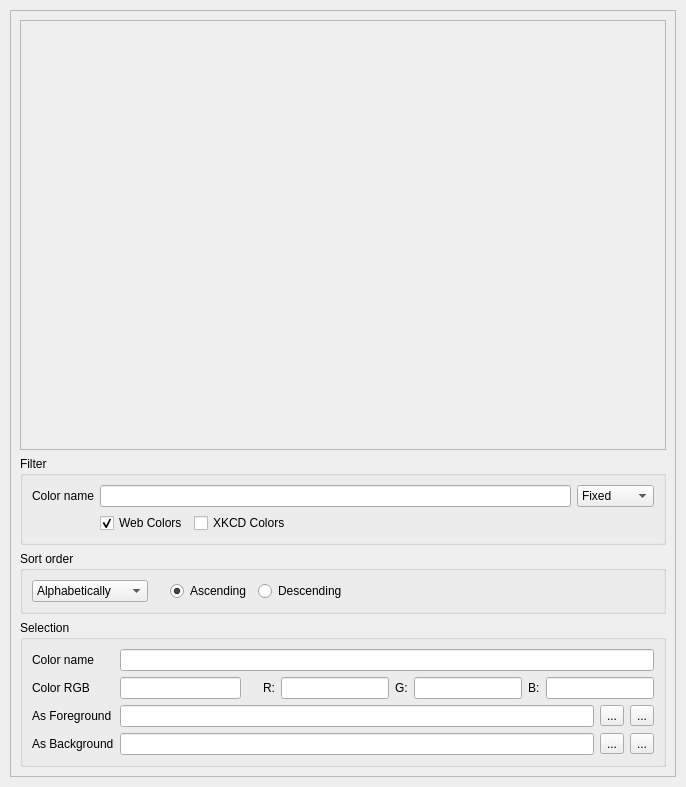
<?xml version="1.0" encoding="UTF-8"?>
<ui version="4.0">
 <class>ColorListWidget</class>
 <widget class="QWidget" name="ColorListWidget">
  <property name="enabled">
   <bool>true</bool>
  </property>
  <property name="geometry">
   <rect>
    <x>0</x>
    <y>0</y>
    <width>686</width>
    <height>787</height>
   </rect>
  </property>
  <property name="sizePolicy">
   <sizepolicy hsizetype="Preferred" vsizetype="Preferred">
    <horstretch>0</horstretch>
    <verstretch>0</verstretch>
   </sizepolicy>
  </property>
  <property name="windowTitle">
   <string>Color List</string>
  </property>
  <property name="lineWidth" stdset="0">
   <number>0</number>
  </property>
  <layout class="QVBoxLayout" name="verticalLayout">
   <property name="spacing">
    <number>10</number>
   </property>
   <property name="sizeConstraint">
    <enum>QLayout::SetDefaultConstraint</enum>
   </property>
   <property name="leftMargin">
    <number>10</number>
   </property>
   <property name="topMargin">
    <number>10</number>
   </property>
   <property name="rightMargin">
    <number>10</number>
   </property>
   <property name="bottomMargin">
    <number>10</number>
   </property>
   <item>
    <widget class="QScrollArea" name="scrollArea">
     <property name="widgetResizable">
      <bool>true</bool>
     </property>
     <widget class="QWidget" name="scrollAreaWidgetContents">
      <property name="geometry">
       <rect>
        <x>0</x>
        <y>0</y>
        <width>662</width>
        <height>763</height>
       </rect>
      </property>
      <layout class="QVBoxLayout" name="verticalLayout_2">
       <item>
        <widget class="QScrollArea" name="scrollAreaColorList">
         <property name="widgetResizable">
          <bool>true</bool>
         </property>
         <widget class="QWidget" name="scrollAreaWidgetContentsColorList">
          <property name="geometry">
           <rect>
            <x>0</x>
            <y>0</y>
            <width>646</width>
            <height>334</height>
           </rect>
          </property>
         </widget>
        </widget>
       </item>
       <item>
        <widget class="QGroupBox" name="groupBoxFilter">
         <property name="sizePolicy">
          <sizepolicy hsizetype="Preferred" vsizetype="Preferred">
           <horstretch>0</horstretch>
           <verstretch>0</verstretch>
          </sizepolicy>
         </property>
         <property name="title">
          <string>Filter</string>
         </property>
         <layout class="QGridLayout" name="gridLayout">
          <item row="0" column="0">
           <widget class="QLabel" name="labelColorName">
            <property name="text">
             <string>Color name</string>
            </property>
            <property name="buddy">
             <cstring>lineEditColorName</cstring>
            </property>
           </widget>
          </item>
          <item row="0" column="3">
           <widget class="QComboBox" name="comboBoxFilterType">
            <item>
             <property name="text">
              <string>Fixed</string>
             </property>
            </item>
            <item>
             <property name="text">
              <string>Wildcard</string>
             </property>
            </item>
            <item>
             <property name="text">
              <string>RegExp</string>
             </property>
            </item>
           </widget>
          </item>
          <item row="0" column="2">
           <widget class="QLineEdit" name="lineEditColorName">
            <property name="clearButtonEnabled">
             <bool>true</bool>
            </property>
           </widget>
          </item>
          <item row="1" column="2" colspan="2">
           <layout class="QHBoxLayout" name="horizontalLayoutFilter">
            <property name="topMargin">
             <number>0</number>
            </property>
            <item>
             <widget class="QCheckBox" name="checkBoxWebColors">
              <property name="text">
               <string notr="true">Web Colors</string>
              </property>
              <property name="checked">
               <bool>true</bool>
              </property>
             </widget>
            </item>
            <item>
             <widget class="QCheckBox" name="checkBoxXkcdColors">
              <property name="text">
               <string notr="true">XKCD Colors</string>
              </property>
             </widget>
            </item>
            <item>
             <spacer name="horizontalSpacerFilter">
              <property name="orientation">
               <enum>Qt::Horizontal</enum>
              </property>
              <property name="sizeHint" stdset="0">
               <size>
                <width>40</width>
                <height>20</height>
               </size>
              </property>
             </spacer>
            </item>
           </layout>
          </item>
         </layout>
        </widget>
       </item>
       <item>
        <widget class="QGroupBox" name="groupBoxSort">
         <property name="title">
          <string>Sort order</string>
         </property>
         <layout class="QGridLayout" name="gridLayout_3">
          <item row="0" column="2">
           <widget class="QRadioButton" name="radioButtonSortAscending">
            <property name="text">
             <string>Ascending</string>
            </property>
            <property name="checked">
             <bool>true</bool>
            </property>
            <attribute name="buttonGroup">
             <string notr="true">buttonGroupSortDirection</string>
            </attribute>
           </widget>
          </item>
          <item row="0" column="4">
           <spacer name="horizontalSpacerSort">
            <property name="orientation">
             <enum>Qt::Horizontal</enum>
            </property>
            <property name="sizeHint" stdset="0">
             <size>
              <width>40</width>
              <height>20</height>
             </size>
            </property>
           </spacer>
          </item>
          <item row="0" column="3">
           <widget class="QRadioButton" name="radioButtonSortDescending">
            <property name="text">
             <string>Descending</string>
            </property>
            <attribute name="buttonGroup">
             <string notr="true">buttonGroupSortDirection</string>
            </attribute>
           </widget>
          </item>
          <item row="0" column="0">
           <widget class="QComboBox" name="comboBoxSortType">
            <property name="sizePolicy">
             <sizepolicy hsizetype="Preferred" vsizetype="Fixed">
              <horstretch>0</horstretch>
              <verstretch>0</verstretch>
             </sizepolicy>
            </property>
            <item>
             <property name="text">
              <string>Alphabetically</string>
             </property>
            </item>
            <item>
             <property name="text">
              <string>By color</string>
             </property>
            </item>
            <item>
             <property name="text">
              <string>By color warmth</string>
             </property>
            </item>
            <item>
             <property name="text">
              <string>By lightness</string>
             </property>
            </item>
           </widget>
          </item>
          <item row="0" column="1">
           <spacer name="horizontalSpacer">
            <property name="orientation">
             <enum>Qt::Horizontal</enum>
            </property>
            <property name="sizeType">
             <enum>QSizePolicy::Fixed</enum>
            </property>
            <property name="sizeHint" stdset="0">
             <size>
              <width>16</width>
              <height>0</height>
             </size>
            </property>
           </spacer>
          </item>
         </layout>
        </widget>
       </item>
       <item>
        <widget class="QGroupBox" name="groupBoxSelection">
         <property name="title">
          <string>Selection</string>
         </property>
         <layout class="QGridLayout" name="gridLayout_2" columnstretch="0,1,0">
          <item row="2" column="1" colspan="2">
           <layout class="QHBoxLayout" name="horizontalLayoutAsForeground">
            <item>
             <widget class="QLineEdit" name="lineEditAsForeground">
              <property name="sizePolicy">
               <sizepolicy hsizetype="Expanding" vsizetype="Fixed">
                <horstretch>0</horstretch>
                <verstretch>0</verstretch>
               </sizepolicy>
              </property>
              <property name="text">
               <string/>
              </property>
              <property name="dragEnabled">
               <bool>true</bool>
              </property>
             </widget>
            </item>
            <item>
             <widget class="QToolButton" name="toolButtonAsForegroundReset">
              <property name="toolTip">
               <string>Reset background color</string>
              </property>
              <property name="text">
               <string>...</string>
              </property>
              <property name="icon">
               <iconset theme="chokusen-undo">
                <normaloff>../../../../../.designer/backup</normaloff>../../../../../.designer/backup</iconset>
              </property>
             </widget>
            </item>
            <item>
             <widget class="QToolButton" name="toolButtonAsForegroundColorDialog">
              <property name="toolTip">
               <string>Select background color</string>
              </property>
              <property name="text">
               <string>...</string>
              </property>
             </widget>
            </item>
           </layout>
          </item>
          <item row="0" column="1" colspan="2">
           <widget class="QLineEdit" name="lineEditColorNameSelected">
            <property name="dragEnabled">
             <bool>true</bool>
            </property>
            <property name="readOnly">
             <bool>true</bool>
            </property>
           </widget>
          </item>
          <item row="1" column="0">
           <widget class="QLabel" name="labelColorRgbSelected">
            <property name="text">
             <string>Color RGB</string>
            </property>
            <property name="buddy">
             <cstring>lineEditColorRgbSelected</cstring>
            </property>
           </widget>
          </item>
          <item row="2" column="0">
           <widget class="QLabel" name="labelAsForeground">
            <property name="text">
             <string>As Foreground</string>
            </property>
            <property name="buddy">
             <cstring>lineEditAsForeground</cstring>
            </property>
           </widget>
          </item>
          <item row="3" column="0">
           <widget class="QLabel" name="labelAsBackground">
            <property name="text">
             <string>As Background</string>
            </property>
           </widget>
          </item>
          <item row="1" column="2">
           <layout class="QHBoxLayout" name="horizontalLayoutColorRgbSelected">
            <property name="leftMargin">
             <number>16</number>
            </property>
            <item>
             <widget class="QLabel" name="labelColorRgbSelectedR">
              <property name="text">
               <string>R:</string>
              </property>
             </widget>
            </item>
            <item>
             <widget class="QLineEdit" name="lineEditColorRgbSelectedR">
              <property name="styleSheet">
               <string notr="true">QLineEdit { max-width: 2em; }</string>
              </property>
              <property name="alignment">
               <set>Qt::AlignRight|Qt::AlignTrailing|Qt::AlignVCenter</set>
              </property>
              <property name="dragEnabled">
               <bool>true</bool>
              </property>
              <property name="readOnly">
               <bool>true</bool>
              </property>
             </widget>
            </item>
            <item>
             <widget class="QLabel" name="labelColorRgbSelectedG">
              <property name="text">
               <string>G:</string>
              </property>
             </widget>
            </item>
            <item>
             <widget class="QLineEdit" name="lineEditColorRgbSelectedG">
              <property name="styleSheet">
               <string notr="true">QLineEdit { max-width: 2em; }</string>
              </property>
              <property name="alignment">
               <set>Qt::AlignRight|Qt::AlignTrailing|Qt::AlignVCenter</set>
              </property>
              <property name="dragEnabled">
               <bool>true</bool>
              </property>
              <property name="readOnly">
               <bool>true</bool>
              </property>
             </widget>
            </item>
            <item>
             <widget class="QLabel" name="labelColorRgbSelectedB">
              <property name="text">
               <string>B:</string>
              </property>
             </widget>
            </item>
            <item>
             <widget class="QLineEdit" name="lineEditColorRgbSelectedB">
              <property name="styleSheet">
               <string notr="true">QLineEdit { max-width: 2em; }</string>
              </property>
              <property name="alignment">
               <set>Qt::AlignRight|Qt::AlignTrailing|Qt::AlignVCenter</set>
              </property>
              <property name="dragEnabled">
               <bool>true</bool>
              </property>
              <property name="readOnly">
               <bool>true</bool>
              </property>
             </widget>
            </item>
           </layout>
          </item>
          <item row="0" column="0">
           <widget class="QLabel" name="labelColorNameSelected">
            <property name="text">
             <string>Color name</string>
            </property>
            <property name="buddy">
             <cstring>lineEditColorNameSelected</cstring>
            </property>
           </widget>
          </item>
          <item row="1" column="1">
           <widget class="QLineEdit" name="lineEditColorRgbSelected">
            <property name="sizePolicy">
             <sizepolicy hsizetype="Expanding" vsizetype="Fixed">
              <horstretch>1</horstretch>
              <verstretch>0</verstretch>
             </sizepolicy>
            </property>
            <property name="dragEnabled">
             <bool>true</bool>
            </property>
            <property name="readOnly">
             <bool>true</bool>
            </property>
           </widget>
          </item>
          <item row="3" column="1" colspan="2">
           <layout class="QHBoxLayout" name="horizontalLayoutAsBackground">
            <item>
             <widget class="QLineEdit" name="lineEditAsBackground">
              <property name="text">
               <string/>
              </property>
              <property name="dragEnabled">
               <bool>true</bool>
              </property>
             </widget>
            </item>
            <item>
             <widget class="QToolButton" name="toolButtonAsBackgroundReset">
              <property name="toolTip">
               <string>Reset foreground color</string>
              </property>
              <property name="text">
               <string>...</string>
              </property>
              <property name="icon">
               <iconset theme="chokusen-undo">
                <normaloff>../../../../../.designer/backup</normaloff>../../../../../.designer/backup</iconset>
              </property>
             </widget>
            </item>
            <item>
             <widget class="QToolButton" name="toolButtonAsbackgroundColorDialog">
              <property name="toolTip">
               <string>Select foreground color</string>
              </property>
              <property name="text">
               <string>...</string>
              </property>
             </widget>
            </item>
           </layout>
          </item>
         </layout>
        </widget>
       </item>
      </layout>
     </widget>
    </widget>
   </item>
  </layout>
  <action name="actionResetSampleTextForeground">
   <property name="icon">
    <iconset theme="chokusen-undo">
     <normaloff>../../../../../.designer/backup</normaloff>../../../../../.designer/backup</iconset>
   </property>
   <property name="text">
    <string>Reset Sample Text</string>
   </property>
   <property name="toolTip">
    <string>Reset Sample Text</string>
   </property>
  </action>
  <action name="actionResetSampleTextBackground">
   <property name="icon">
    <iconset theme="chokusen-undo">
     <normaloff>../../../../../.designer/backup</normaloff>../../../../../.designer/backup</iconset>
   </property>
   <property name="text">
    <string>Reset Sample Text</string>
   </property>
   <property name="toolTip">
    <string>Reset Sample Text</string>
   </property>
  </action>
  <action name="actionCopyColorName">
   <property name="icon">
    <iconset theme="chokusen-edit-copy"/>
   </property>
   <property name="text">
    <string>Copy Color Name</string>
   </property>
   <property name="toolTip">
    <string>Copy Color Name</string>
   </property>
  </action>
  <action name="actionCopyColorRGB">
   <property name="icon">
    <iconset theme="chokusen-edit-copy"/>
   </property>
   <property name="text">
    <string>Copy Color RGB</string>
   </property>
   <property name="toolTip">
    <string>Copy Color RGB</string>
   </property>
  </action>
 </widget>
 <resources>
  <include location="../../resources/common.qrc"/>
 </resources>
 <connections/>
 <slots>
  <slot>updateSettings()</slot>
 </slots>
 <buttongroups>
  <buttongroup name="buttonGroupSortDirection"/>
 </buttongroups>
</ui>
